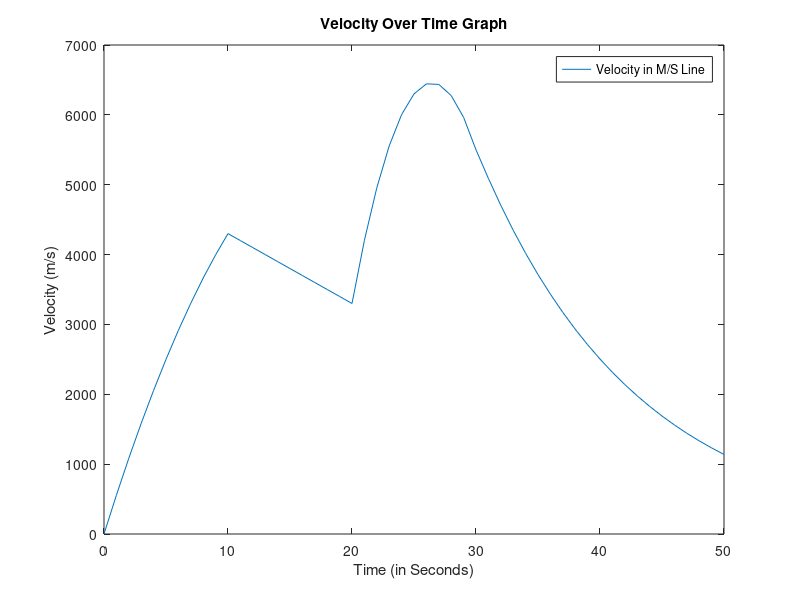

This chart was generated by the following MATLAB code:
%%  Homework Assignment 4
%   Gianna Foti 
%   EGR 101
%   Due Date 9/20/2022

%% Definitions 
t = 0:50; %time vector in seconds 0-50 in one step increments

%% Figuring Out T 
t1 = t (t >= 0 & t <= 10); %time parameters
t2 = t (t > 10 & t <= 20); %time parameters
t3 = t (t > 20 & t <= 30); %time parameters
t4 = t (t > 30);  %time parameters

%% Computing Velocity 
V1 = -14 * t1.^2 + 570*t1; %first equation to find t1
V2 = -100 * t2 + 5300; %second equation to find t2
V3 = -76 * t3.^2 + 4020 * t3 - 46700; %third equation to find t3
V4 = 58564* exp(-.0788 * t4); %fourth equation to find t4

OneVelocity = [V1 V2 V3 V4]; %putting all velocities into one vector 

%% Making a Plot 
plot (t, OneVelocity) %plotting t as x and velocity as y
xlabel ('Time (in Seconds)') %xlabel
ylabel ('Velocity (m/s)') %ylabel
title ('Velocity Over Time Graph') %making a title for graph
legend ('Velocity in M/S Line', 'location', 'best') %doing a legend for the one line just in case

%% Finding the Max Velocity the Rocket Reache
MV = max(OneVelocity); %the max velocity in m/s
EV = 5030; %the escape velocity in m/s


%% Conditional Statement 

if MV >= EV %if statement for if the max is greater or equal to the escape then will launch
    fprintf ('Your velocity is %.2f m/s and the escape velocity is %g m/s\n', MV, EV) %stating what the max and escape are
    disp ('You will launch off Mars and reach escape velocity') %telling if it will escape or not
else %if statement for if the max is not greater than escape
    fprintf ('Your velocity is %.2f m/s and the escape velocity is %g m/s\n', MV, EV) %stating what the max and escape are
    disp ('You will not launch off Mars and do not reach escape velocity') %telling if it will escape or not
end  

















